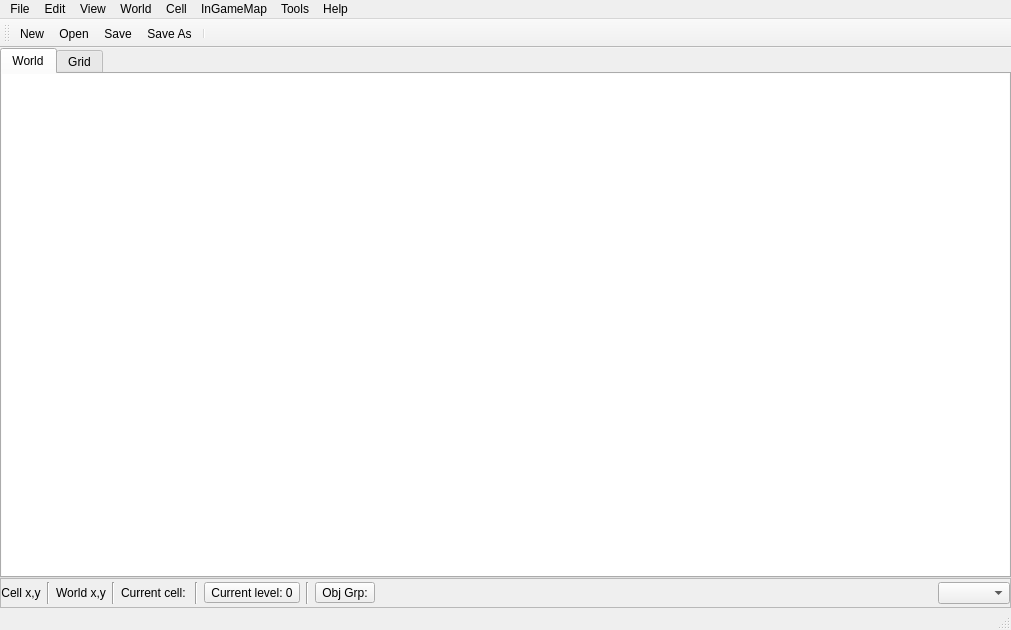
<?xml version="1.0" encoding="UTF-8"?>
<ui version="4.0">
 <class>MainWindow</class>
 <widget class="QMainWindow" name="MainWindow">
  <property name="geometry">
   <rect>
    <x>0</x>
    <y>0</y>
    <width>1011</width>
    <height>630</height>
   </rect>
  </property>
  <property name="windowTitle">
   <string>PZWorldEd</string>
  </property>
  <widget class="QWidget" name="centralWidget">
   <layout class="QGridLayout" name="gridLayout_4">
    <property name="leftMargin">
     <number>0</number>
    </property>
    <property name="topMargin">
     <number>0</number>
    </property>
    <property name="rightMargin">
     <number>0</number>
    </property>
    <property name="bottomMargin">
     <number>0</number>
    </property>
    <property name="verticalSpacing">
     <number>0</number>
    </property>
    <item row="0" column="0">
     <widget class="QTabWidget" name="documentTabWidget">
      <property name="currentIndex">
       <number>0</number>
      </property>
      <widget class="QWidget" name="tabWorld">
       <attribute name="title">
        <string>World</string>
       </attribute>
       <layout class="QGridLayout" name="gridLayout_3">
        <property name="leftMargin">
         <number>0</number>
        </property>
        <property name="topMargin">
         <number>0</number>
        </property>
        <property name="rightMargin">
         <number>0</number>
        </property>
        <property name="bottomMargin">
         <number>0</number>
        </property>
        <item row="0" column="0">
         <widget class="QGraphicsView" name="worldView">
          <property name="frameShape">
           <enum>QFrame::NoFrame</enum>
          </property>
          <property name="frameShadow">
           <enum>QFrame::Sunken</enum>
          </property>
         </widget>
        </item>
       </layout>
      </widget>
      <widget class="QWidget" name="tabCell">
       <attribute name="title">
        <string>Grid</string>
       </attribute>
       <layout class="QGridLayout" name="gridLayout_5">
        <property name="leftMargin">
         <number>0</number>
        </property>
        <property name="topMargin">
         <number>0</number>
        </property>
        <property name="rightMargin">
         <number>0</number>
        </property>
        <property name="bottomMargin">
         <number>0</number>
        </property>
        <item row="0" column="0">
         <widget class="QGraphicsView" name="cellView">
          <property name="frameShape">
           <enum>QFrame::NoFrame</enum>
          </property>
         </widget>
        </item>
       </layout>
      </widget>
     </widget>
    </item>
    <item row="1" column="0">
     <widget class="QFrame" name="viewTools">
      <property name="frameShape">
       <enum>QFrame::StyledPanel</enum>
      </property>
      <property name="frameShadow">
       <enum>QFrame::Raised</enum>
      </property>
      <layout class="QHBoxLayout" name="horizontalLayout">
       <property name="leftMargin">
        <number>0</number>
       </property>
       <property name="topMargin">
        <number>3</number>
       </property>
       <property name="rightMargin">
        <number>0</number>
       </property>
       <property name="bottomMargin">
        <number>3</number>
       </property>
       <item>
        <widget class="QLabel" name="coordinatesLabel">
         <property name="minimumSize">
          <size>
           <width>0</width>
           <height>0</height>
          </size>
         </property>
         <property name="text">
          <string>Cell x,y</string>
         </property>
         <property name="alignment">
          <set>Qt::AlignCenter</set>
         </property>
        </widget>
       </item>
       <item>
        <widget class="Line" name="line">
         <property name="orientation">
          <enum>Qt::Vertical</enum>
         </property>
        </widget>
       </item>
       <item>
        <widget class="QLabel" name="worldCoordinatesLabel">
         <property name="minimumSize">
          <size>
           <width>0</width>
           <height>0</height>
          </size>
         </property>
         <property name="text">
          <string>World x,y</string>
         </property>
         <property name="alignment">
          <set>Qt::AlignCenter</set>
         </property>
        </widget>
       </item>
       <item>
        <widget class="Line" name="line_4">
         <property name="orientation">
          <enum>Qt::Vertical</enum>
         </property>
        </widget>
       </item>
       <item>
        <widget class="QLabel" name="currentCellLabel">
         <property name="text">
          <string>Current cell: &lt;none&gt;</string>
         </property>
        </widget>
       </item>
       <item>
        <widget class="Line" name="line_2">
         <property name="orientation">
          <enum>Qt::Vertical</enum>
         </property>
        </widget>
       </item>
       <item>
        <widget class="QToolButton" name="currentLevelButton">
         <property name="text">
          <string>Current level: 0</string>
         </property>
         <property name="popupMode">
          <enum>QToolButton::InstantPopup</enum>
         </property>
         <property name="arrowType">
          <enum>Qt::NoArrow</enum>
         </property>
        </widget>
       </item>
       <item>
        <widget class="Line" name="line_3">
         <property name="orientation">
          <enum>Qt::Vertical</enum>
         </property>
        </widget>
       </item>
       <item>
        <widget class="QToolButton" name="objectGroupButton">
         <property name="text">
          <string>Obj Grp:</string>
         </property>
         <property name="popupMode">
          <enum>QToolButton::InstantPopup</enum>
         </property>
        </widget>
       </item>
       <item>
        <spacer name="horizontalSpacer">
         <property name="orientation">
          <enum>Qt::Horizontal</enum>
         </property>
         <property name="sizeHint" stdset="0">
          <size>
           <width>40</width>
           <height>20</height>
          </size>
         </property>
        </spacer>
       </item>
       <item>
        <widget class="QComboBox" name="zoomComboBox"/>
       </item>
      </layout>
     </widget>
    </item>
   </layout>
  </widget>
  <widget class="QMenuBar" name="menuBar">
   <property name="geometry">
    <rect>
     <x>0</x>
     <y>0</y>
     <width>1011</width>
     <height>17</height>
    </rect>
   </property>
   <widget class="QMenu" name="fileMenu">
    <property name="title">
     <string>File</string>
    </property>
    <widget class="QMenu" name="menuGenerate_Lots">
     <property name="title">
      <string>Generate Lots 10x10</string>
     </property>
     <addaction name="actionGenerateLotsAll"/>
     <addaction name="actionGenerateLotsSelected"/>
    </widget>
    <widget class="QMenu" name="menuBMP_To_TMX">
     <property name="title">
      <string>BMP To TMX</string>
     </property>
     <addaction name="actionBMPToTMXAll"/>
     <addaction name="actionBMPToTMXSelected"/>
    </widget>
    <widget class="QMenu" name="menuTMX_To_BMP">
     <property name="title">
      <string>TMX To BMP</string>
     </property>
     <addaction name="actionTMXToBMPAll"/>
     <addaction name="actionTMXToBMPSelected"/>
    </widget>
    <widget class="QMenu" name="menuGenerate_Lots_8x8">
     <property name="title">
      <string>Generate Lots 8x8</string>
     </property>
     <addaction name="actionGenerateLotsAll8x8"/>
     <addaction name="actionGenerateLotsSelected8x8"/>
    </widget>
    <widget class="QMenu" name="menuOverwriteSpawnMap256">
     <property name="title">
      <string>Overwrite SpawnMap 8x8</string>
     </property>
     <addaction name="actionOverwriteSpawnMap_AllCells_256"/>
     <addaction name="actionOverwriteSpawnMap_SelectedCells_256"/>
    </widget>
    <addaction name="actionNew"/>
    <addaction name="actionOpen"/>
    <addaction name="actionSave"/>
    <addaction name="actionSaveAs"/>
    <addaction name="separator"/>
    <addaction name="menuBMP_To_TMX"/>
    <addaction name="menuTMX_To_BMP"/>
    <addaction name="menuGenerate_Lots"/>
    <addaction name="menuGenerate_Lots_8x8"/>
    <addaction name="menuOverwriteSpawnMap256"/>
    <addaction name="actionLUAObjectDump"/>
    <addaction name="actionWriteObjects"/>
    <addaction name="actionReadObjectsFromLua"/>
    <addaction name="actionWriteRoomTonesToLua"/>
    <addaction name="separator"/>
    <addaction name="actionClose"/>
    <addaction name="actionCloseAll"/>
    <addaction name="actionQuit"/>
   </widget>
   <widget class="QMenu" name="helpMenu">
    <property name="title">
     <string>Help</string>
    </property>
    <addaction name="actionAboutQt"/>
   </widget>
   <widget class="QMenu" name="editMenu">
    <property name="title">
     <string>Edit</string>
    </property>
    <addaction name="separator"/>
    <addaction name="actionCopy"/>
    <addaction name="actionPaste"/>
    <addaction name="actionClipboard"/>
    <addaction name="separator"/>
    <addaction name="actionPreferences"/>
    <addaction name="actionKeyboardShortcuts"/>
   </widget>
   <widget class="QMenu" name="menuView">
    <property name="title">
     <string>View</string>
    </property>
    <addaction name="actionShowCellBorder"/>
    <addaction name="actionShowCoordinates"/>
    <addaction name="actionShowGrid"/>
    <addaction name="actionShowInvisibleTiles"/>
    <addaction name="actionShowLotFloorsOnly"/>
    <addaction name="actionShowMiniMap"/>
    <addaction name="actionShowObjects"/>
    <addaction name="actionShowObjectNames"/>
    <addaction name="actionShowOtherWorlds"/>
    <addaction name="actionShowBMP"/>
    <addaction name="actionShowWorldThumbnails"/>
    <addaction name="actionShowZombieSpawnImage"/>
    <addaction name="actionShowZonesInWorldView"/>
    <addaction name="separator"/>
    <addaction name="actionHighlightCurrentLevel"/>
    <addaction name="actionHighlightRoomUnderPointer"/>
    <addaction name="actionLevelAbove"/>
    <addaction name="actionLevelBelow"/>
    <addaction name="separator"/>
    <addaction name="actionZoomIn"/>
    <addaction name="actionZoomOut"/>
    <addaction name="actionZoomNormal"/>
    <addaction name="separator"/>
   </widget>
   <widget class="QMenu" name="menuWorld">
    <property name="title">
     <string>World</string>
    </property>
    <addaction name="actionEditCell"/>
    <addaction name="actionGoToXY"/>
    <addaction name="actionResizeWorld"/>
    <addaction name="separator"/>
    <addaction name="actionObjectGroups"/>
    <addaction name="actionObjectTypes"/>
    <addaction name="separator"/>
    <addaction name="actionEnums"/>
    <addaction name="actionProperties"/>
    <addaction name="actionTemplates"/>
    <addaction name="separator"/>
    <addaction name="actionRemoveRoad"/>
    <addaction name="actionRemoveBMP"/>
   </widget>
   <widget class="QMenu" name="menuCell">
    <property name="title">
     <string>Cell</string>
    </property>
    <addaction name="actionRemoveLot"/>
    <addaction name="actionRemoveObject"/>
    <addaction name="actionSplitObjectPolygon"/>
    <addaction name="separator"/>
    <addaction name="actionExtractLots"/>
    <addaction name="actionExtractObjects"/>
    <addaction name="separator"/>
    <addaction name="actionClearCell"/>
    <addaction name="actionClearMapOnly"/>
   </widget>
   <widget class="QMenu" name="menuTools">
    <property name="title">
     <string>Tools</string>
    </property>
    <widget class="QMenu" name="menuAlias_Fixup">
     <property name="title">
      <string>Tiles From -&gt; To</string>
     </property>
     <addaction name="actionFromToAll"/>
     <addaction name="actionFromToSelected"/>
    </widget>
    <addaction name="actionLotPackViewer"/>
    <addaction name="menuAlias_Fixup"/>
    <addaction name="actionBuildingsToPNG"/>
    <addaction name="actionLootInspector"/>
    <addaction name="actionZonesToPNG"/>
   </widget>
   <widget class="QMenu" name="menuInGameMap">
    <property name="title">
     <string>InGameMap</string>
    </property>
    <addaction name="actionRemoveInGameMapFeatures"/>
    <addaction name="actionRemoveInGameMapPoints"/>
    <addaction name="actionSplitInGameMapPolygon"/>
    <addaction name="actionAddInGameMapHole"/>
    <addaction name="actionRemoveInGameMapHole"/>
    <addaction name="actionConvertToPolygon"/>
    <addaction name="separator"/>
    <addaction name="actionGenerateInGameMapBuildingFeatures"/>
    <addaction name="actionGenerateInGameMapTreeFeatures"/>
    <addaction name="actionGenerateInGameMapWaterFeatures"/>
    <addaction name="separator"/>
    <addaction name="actionReadInGameMapFeaturesXML"/>
    <addaction name="actionWriteInGameMapFeaturesXML"/>
    <addaction name="actionWriteInGameMapFeaturesXML_256"/>
    <addaction name="actionOverwriteInGameMapFeaturesXML"/>
    <addaction name="actionOverwriteInGameMapFeaturesXML_256"/>
    <addaction name="actionCreateFeatureImage"/>
    <addaction name="actionCreateWorldImage"/>
    <addaction name="actionCreateImagePyramid"/>
   </widget>
   <addaction name="fileMenu"/>
   <addaction name="editMenu"/>
   <addaction name="menuView"/>
   <addaction name="menuWorld"/>
   <addaction name="menuCell"/>
   <addaction name="menuInGameMap"/>
   <addaction name="menuTools"/>
   <addaction name="helpMenu"/>
  </widget>
  <widget class="QToolBar" name="mainToolBar">
   <property name="windowTitle">
    <string>Main Toolbar</string>
   </property>
   <property name="toolButtonStyle">
    <enum>Qt::ToolButtonFollowStyle</enum>
   </property>
   <attribute name="toolBarArea">
    <enum>TopToolBarArea</enum>
   </attribute>
   <attribute name="toolBarBreak">
    <bool>false</bool>
   </attribute>
   <addaction name="actionNew"/>
   <addaction name="actionOpen"/>
   <addaction name="actionSave"/>
   <addaction name="actionSaveAs"/>
   <addaction name="separator"/>
  </widget>
  <widget class="QStatusBar" name="statusBar"/>
  <action name="actionQuit">
   <property name="icon">
    <iconset resource="editor.qrc">
     <normaloff>:/images/16x16/application-exit.png</normaloff>:/images/16x16/application-exit.png</iconset>
   </property>
   <property name="text">
    <string>Quit</string>
   </property>
   <property name="menuRole">
    <enum>QAction::QuitRole</enum>
   </property>
  </action>
  <action name="actionAboutQt">
   <property name="text">
    <string>About Qt</string>
   </property>
   <property name="menuRole">
    <enum>QAction::AboutQtRole</enum>
   </property>
  </action>
  <action name="actionOpen">
   <property name="icon">
    <iconset resource="editor.qrc">
     <normaloff>:/images/16x16/document-open.png</normaloff>:/images/16x16/document-open.png</iconset>
   </property>
   <property name="text">
    <string>Open...</string>
   </property>
  </action>
  <action name="actionEditCell">
   <property name="text">
    <string>Edit Cell</string>
   </property>
  </action>
  <action name="actionUndo">
   <property name="text">
    <string>Undo</string>
   </property>
  </action>
  <action name="actionRedo">
   <property name="text">
    <string>Redo</string>
   </property>
  </action>
  <action name="actionZoomIn">
   <property name="icon">
    <iconset resource="editor.qrc">
     <normaloff>:/images/16x16/zoom-in.png</normaloff>:/images/16x16/zoom-in.png</iconset>
   </property>
   <property name="text">
    <string>Zoom In</string>
   </property>
  </action>
  <action name="actionZoomOut">
   <property name="icon">
    <iconset resource="editor.qrc">
     <normaloff>:/images/16x16/zoom-out.png</normaloff>:/images/16x16/zoom-out.png</iconset>
   </property>
   <property name="text">
    <string>Zoom Out</string>
   </property>
  </action>
  <action name="actionShowGrid">
   <property name="checkable">
    <bool>true</bool>
   </property>
   <property name="text">
    <string>Show Grid</string>
   </property>
   <property name="shortcut">
    <string>Ctrl+G</string>
   </property>
  </action>
  <action name="actionHighlightCurrentLevel">
   <property name="checkable">
    <bool>true</bool>
   </property>
   <property name="text">
    <string>Highlight Current Level</string>
   </property>
   <property name="shortcut">
    <string>H</string>
   </property>
  </action>
  <action name="actionZoomNormal">
   <property name="icon">
    <iconset resource="editor.qrc">
     <normaloff>:/images/16x16/zoom-original.png</normaloff>:/images/16x16/zoom-original.png</iconset>
   </property>
   <property name="text">
    <string>Normal Size</string>
   </property>
   <property name="shortcut">
    <string>Ctrl+0</string>
   </property>
  </action>
  <action name="actionSave">
   <property name="icon">
    <iconset resource="editor.qrc">
     <normaloff>:/images/16x16/document-save.png</normaloff>:/images/16x16/document-save.png</iconset>
   </property>
   <property name="text">
    <string>Save</string>
   </property>
  </action>
  <action name="actionSaveAs">
   <property name="icon">
    <iconset resource="editor.qrc">
     <normaloff>:/images/16x16/document-save-as.png</normaloff>:/images/16x16/document-save-as.png</iconset>
   </property>
   <property name="text">
    <string>Save As...</string>
   </property>
  </action>
  <action name="actionClose">
   <property name="text">
    <string>Close</string>
   </property>
  </action>
  <action name="actionCloseAll">
   <property name="text">
    <string>Close All</string>
   </property>
  </action>
  <action name="actionProperties">
   <property name="text">
    <string>Property Definitions...</string>
   </property>
  </action>
  <action name="actionTemplates">
   <property name="text">
    <string>Templates...</string>
   </property>
  </action>
  <action name="actionShowCoordinates">
   <property name="checkable">
    <bool>true</bool>
   </property>
   <property name="text">
    <string>Show Coordinates</string>
   </property>
  </action>
  <action name="actionRemoveLot">
   <property name="icon">
    <iconset resource="editor.qrc">
     <normaloff>:/images/16x16/edit-delete.png</normaloff>:/images/16x16/edit-delete.png</iconset>
   </property>
   <property name="text">
    <string>Remove Selected Lots</string>
   </property>
   <property name="toolTip">
    <string>Remove Selected Lots</string>
   </property>
  </action>
  <action name="actionNew">
   <property name="icon">
    <iconset resource="editor.qrc">
     <normaloff>:/images/16x16/document-new.png</normaloff>:/images/16x16/document-new.png</iconset>
   </property>
   <property name="text">
    <string>New...</string>
   </property>
  </action>
  <action name="actionCreateObject">
   <property name="icon">
    <iconset resource="editor.qrc">
     <normaloff>:/images/24x24/insert-object.png</normaloff>:/images/24x24/insert-object.png</iconset>
   </property>
   <property name="text">
    <string>Create Object</string>
   </property>
  </action>
  <action name="actionRemoveObject">
   <property name="icon">
    <iconset resource="editor.qrc">
     <normaloff>:/images/16x16/edit-delete.png</normaloff>:/images/16x16/edit-delete.png</iconset>
   </property>
   <property name="text">
    <string>Remove Selected Objects</string>
   </property>
   <property name="toolTip">
    <string>Remove Selected Objects</string>
   </property>
  </action>
  <action name="actionSnapToGrid">
   <property name="checkable">
    <bool>true</bool>
   </property>
   <property name="text">
    <string>Snap To Grid</string>
   </property>
  </action>
  <action name="actionObjectTypes">
   <property name="text">
    <string>Object Types...</string>
   </property>
  </action>
  <action name="actionClearCell">
   <property name="icon">
    <iconset resource="editor.qrc">
     <normaloff>:/images/16x16/edit-clear.png</normaloff>:/images/16x16/edit-clear.png</iconset>
   </property>
   <property name="text">
    <string>Clear</string>
   </property>
  </action>
  <action name="actionPreferences">
   <property name="text">
    <string>Preferences...</string>
   </property>
   <property name="menuRole">
    <enum>QAction::PreferencesRole</enum>
   </property>
  </action>
  <action name="actionShowMiniMap">
   <property name="checkable">
    <bool>true</bool>
   </property>
   <property name="text">
    <string>Show Mini-map</string>
   </property>
   <property name="shortcut">
    <string>M</string>
   </property>
  </action>
  <action name="actionClearMapOnly">
   <property name="text">
    <string>Clear Map Only</string>
   </property>
  </action>
  <action name="actionExtractLots">
   <property name="text">
    <string>Extract Lots...</string>
   </property>
  </action>
  <action name="actionExtractObjects">
   <property name="text">
    <string>Extract Objects...</string>
   </property>
  </action>
  <action name="actionObjectGroups">
   <property name="text">
    <string>Object Groups...</string>
   </property>
  </action>
  <action name="actionCopy">
   <property name="icon">
    <iconset resource="editor.qrc">
     <normaloff>:/images/16x16/edit-copy.png</normaloff>:/images/16x16/edit-copy.png</iconset>
   </property>
   <property name="text">
    <string>Copy</string>
   </property>
  </action>
  <action name="actionPaste">
   <property name="icon">
    <iconset resource="editor.qrc">
     <normaloff>:/images/16x16/edit-paste.png</normaloff>:/images/16x16/edit-paste.png</iconset>
   </property>
   <property name="text">
    <string>Paste</string>
   </property>
  </action>
  <action name="actionClipboard">
   <property name="text">
    <string>Show Clipboard</string>
   </property>
  </action>
  <action name="actionLevelAbove">
   <property name="text">
    <string>Select Level Above</string>
   </property>
   <property name="shortcut">
    <string>PgUp</string>
   </property>
  </action>
  <action name="actionLevelBelow">
   <property name="text">
    <string>Select Level Below</string>
   </property>
   <property name="shortcut">
    <string>PgDown</string>
   </property>
  </action>
  <action name="actionShowObjectNames">
   <property name="checkable">
    <bool>true</bool>
   </property>
   <property name="text">
    <string>Show Object Names</string>
   </property>
  </action>
  <action name="actionGenerateLotsAll">
   <property name="text">
    <string>All Cells...</string>
   </property>
  </action>
  <action name="actionGenerateLotsSelected">
   <property name="text">
    <string>Selected Cells Only...</string>
   </property>
  </action>
  <action name="actionRemoveRoad">
   <property name="icon">
    <iconset resource="editor.qrc">
     <normaloff>:/images/16x16/edit-delete.png</normaloff>:/images/16x16/edit-delete.png</iconset>
   </property>
   <property name="text">
    <string>Removed Selected Roads</string>
   </property>
   <property name="toolTip">
    <string>Remove Selected Roads</string>
   </property>
  </action>
  <action name="actionBMPToTMXAll">
   <property name="text">
    <string>All Cells...</string>
   </property>
  </action>
  <action name="actionBMPToTMXSelected">
   <property name="text">
    <string>Selected Cells Only...</string>
   </property>
  </action>
  <action name="actionRemoveBMP">
   <property name="icon">
    <iconset resource="editor.qrc">
     <normaloff>:/images/16x16/edit-delete.png</normaloff>:/images/16x16/edit-delete.png</iconset>
   </property>
   <property name="text">
    <string>Remove Selected BMP Images</string>
   </property>
  </action>
  <action name="actionShowBMP">
   <property name="checkable">
    <bool>true</bool>
   </property>
   <property name="text">
    <string>Show BMP Images</string>
   </property>
  </action>
  <action name="actionResizeWorld">
   <property name="icon">
    <iconset resource="editor.qrc">
     <normaloff>:/images/16x16/document-page-setup.png</normaloff>:/images/16x16/document-page-setup.png</iconset>
   </property>
   <property name="text">
    <string>Resize World...</string>
   </property>
  </action>
  <action name="actionLotPackViewer">
   <property name="text">
    <string>LotPack Viewer</string>
   </property>
  </action>
  <action name="actionFromToAll">
   <property name="text">
    <string>All Cells...</string>
   </property>
  </action>
  <action name="actionFromToSelected">
   <property name="text">
    <string>Selected Cells Only...</string>
   </property>
  </action>
  <action name="actionHMMesh">
   <property name="checkable">
    <bool>true</bool>
   </property>
   <property name="text">
    <string>Mesh</string>
   </property>
  </action>
  <action name="actionHMFlat">
   <property name="checkable">
    <bool>true</bool>
   </property>
   <property name="text">
    <string>Flat</string>
   </property>
  </action>
  <action name="actionGoToXY">
   <property name="text">
    <string>Go To Coordinates...</string>
   </property>
  </action>
  <action name="actionEnums">
   <property name="text">
    <string>Enums...</string>
   </property>
  </action>
  <action name="actionLUAObjectDump">
   <property name="text">
    <string>Write Spawn Points...</string>
   </property>
  </action>
  <action name="actionHighlightRoomUnderPointer">
   <property name="checkable">
    <bool>true</bool>
   </property>
   <property name="text">
    <string>Highlight Room Under Pointer</string>
   </property>
   <property name="shortcut">
    <string>Ctrl+R</string>
   </property>
  </action>
  <action name="actionBuildingsToPNG">
   <property name="text">
    <string>Buildings To PNG...</string>
   </property>
  </action>
  <action name="actionLootInspector">
   <property name="text">
    <string>Loot Inspector</string>
   </property>
  </action>
  <action name="actionWriteObjects">
   <property name="text">
    <string>Write Objects to Lua...</string>
   </property>
  </action>
  <action name="actionTMXToBMPAll">
   <property name="text">
    <string>All Cells...</string>
   </property>
  </action>
  <action name="actionTMXToBMPSelected">
   <property name="text">
    <string>Selected Cells Only...</string>
   </property>
  </action>
  <action name="actionShowObjects">
   <property name="checkable">
    <bool>true</bool>
   </property>
   <property name="text">
    <string>Show Objects</string>
   </property>
  </action>
  <action name="actionShowOtherWorlds">
   <property name="checkable">
    <bool>true</bool>
   </property>
   <property name="text">
    <string>Show Other Worlds</string>
   </property>
  </action>
  <action name="actionWriteInGameMapFeaturesXML">
   <property name="icon">
    <iconset resource="editor.qrc">
     <normaloff>:/images/16x16/document-save-as.png</normaloff>:/images/16x16/document-save-as.png</iconset>
   </property>
   <property name="text">
    <string>Write Features XML 10x10...</string>
   </property>
   <property name="toolTip">
    <string>Don't forget to do this!</string>
   </property>
  </action>
  <action name="actionGenerateInGameMapBuildingFeatures">
   <property name="text">
    <string>Generate Building Features</string>
   </property>
  </action>
  <action name="actionGenerateInGameMapWaterFeatures">
   <property name="text">
    <string>Generate Water Features</string>
   </property>
  </action>
  <action name="actionReadInGameMapFeaturesXML">
   <property name="icon">
    <iconset resource="editor.qrc">
     <normaloff>:/images/16x16/document-open.png</normaloff>:/images/16x16/document-open.png</iconset>
   </property>
   <property name="text">
    <string>Read Features XML...</string>
   </property>
  </action>
  <action name="actionSplitInGameMapPolygon">
   <property name="text">
    <string>Split Polygon</string>
   </property>
  </action>
  <action name="actionRemoveInGameMapPoints">
   <property name="icon">
    <iconset resource="editor.qrc">
     <normaloff>:/images/16x16/edit-delete.png</normaloff>:/images/16x16/edit-delete.png</iconset>
   </property>
   <property name="text">
    <string>Remove Selected Points</string>
   </property>
  </action>
  <action name="actionGenerateInGameMapTreeFeatures">
   <property name="text">
    <string>Generate Tree Features</string>
   </property>
  </action>
  <action name="actionRemoveInGameMapFeatures">
   <property name="icon">
    <iconset resource="editor.qrc">
     <normaloff>:/images/16x16/edit-delete.png</normaloff>:/images/16x16/edit-delete.png</iconset>
   </property>
   <property name="text">
    <string>Remove Selected Features</string>
   </property>
   <property name="shortcut">
    <string>Del</string>
   </property>
  </action>
  <action name="actionCreateImagePyramid">
   <property name="text">
    <string>Create Image Pyramid...</string>
   </property>
  </action>
  <action name="actionAddInGameMapHole">
   <property name="text">
    <string>Add Polygon Hole</string>
   </property>
  </action>
  <action name="actionRemoveInGameMapHole">
   <property name="text">
    <string>Remove Polygon Hole</string>
   </property>
  </action>
  <action name="actionConvertToPolygon">
   <property name="text">
    <string>Convert To Polygon</string>
   </property>
  </action>
  <action name="actionShowZonesInWorldView">
   <property name="checkable">
    <bool>true</bool>
   </property>
   <property name="text">
    <string>Show Zones In World View</string>
   </property>
  </action>
  <action name="actionShowZombieSpawnImage">
   <property name="checkable">
    <bool>true</bool>
   </property>
   <property name="text">
    <string>Show Zombie Spawn Image</string>
   </property>
  </action>
  <action name="actionSplitObjectPolygon">
   <property name="text">
    <string>Split Object Polygon</string>
   </property>
  </action>
  <action name="actionOverwriteInGameMapFeaturesXML">
   <property name="text">
    <string>Overwrite 300</string>
   </property>
   <property name="toolTip">
    <string>Overwrite 300</string>
   </property>
  </action>
  <action name="actionCreateWorldImage">
   <property name="text">
    <string>Create World Image...</string>
   </property>
  </action>
  <action name="actionGenerateLotsAll8x8">
   <property name="text">
    <string>All Cells...</string>
   </property>
  </action>
  <action name="actionGenerateLotsSelected8x8">
   <property name="text">
    <string>Selected Cells Only...</string>
   </property>
  </action>
  <action name="actionWriteInGameMapFeaturesXML_256">
   <property name="icon">
    <iconset resource="editor.qrc">
     <normaloff>:/images/16x16/document-save-as.png</normaloff>:/images/16x16/document-save-as.png</iconset>
   </property>
   <property name="text">
    <string>Write Features XML 8x8...</string>
   </property>
   <property name="toolTip">
    <string>Don't forget to do this!</string>
   </property>
  </action>
  <action name="actionOverwriteInGameMapFeaturesXML_256">
   <property name="text">
    <string>Overwrite256</string>
   </property>
   <property name="toolTip">
    <string>Overwrite 256</string>
   </property>
  </action>
  <action name="actionZonesToPNG">
   <property name="text">
    <string>Zones To PNG...</string>
   </property>
  </action>
  <action name="actionWriteRoomTonesToLua">
   <property name="text">
    <string>Write RoomTones to Lua...</string>
   </property>
  </action>
  <action name="actionShowInvisibleTiles">
   <property name="checkable">
    <bool>true</bool>
   </property>
   <property name="text">
    <string>Show Invisible Tiles</string>
   </property>
  </action>
  <action name="actionShowCellBorder">
   <property name="checkable">
    <bool>true</bool>
   </property>
   <property name="text">
    <string>Show Cell Border</string>
   </property>
  </action>
  <action name="actionOverwriteSpawnMap_AllCells_256">
   <property name="text">
    <string>All Cells...</string>
   </property>
   <property name="toolTip">
    <string>All Cells</string>
   </property>
  </action>
  <action name="actionOverwriteSpawnMap_SelectedCells_256">
   <property name="text">
    <string>Selected Cells...</string>
   </property>
   <property name="toolTip">
    <string>Selected Cells</string>
   </property>
  </action>
  <action name="actionCreateFeatureImage">
   <property name="text">
    <string>Create Feature Image...</string>
   </property>
  </action>
  <action name="actionReadObjectsFromLua">
   <property name="text">
    <string>Read Objects from Lua...</string>
   </property>
  </action>
  <action name="actionShowLotFloorsOnly">
   <property name="checkable">
    <bool>true</bool>
   </property>
   <property name="text">
    <string>Show Lot Floors Only</string>
   </property>
   <property name="shortcut">
    <string>Ctrl+L</string>
   </property>
  </action>
  <action name="actionKeyboardShortcuts">
   <property name="text">
    <string>Keyboard Shortcuts...</string>
   </property>
  </action>
  <action name="actionShowWorldThumbnails">
   <property name="checkable">
    <bool>true</bool>
   </property>
   <property name="text">
    <string>Show World Thumbnails</string>
   </property>
  </action>
 </widget>
 <layoutdefault spacing="6" margin="11"/>
 <resources>
  <include location="editor.qrc"/>
 </resources>
 <connections/>
</ui>
